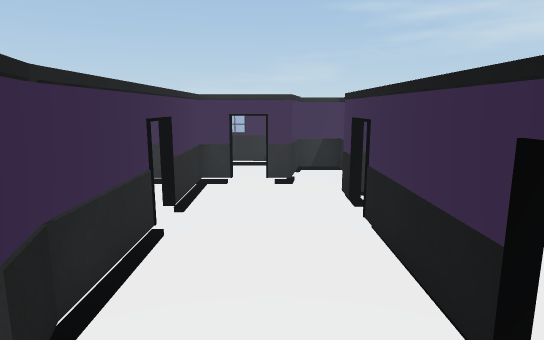
[1] (above)

21 first-person views from a walk through a 3-D level made in the Unity game engine. The camera is 1.3 m above the floor, tilts 10° down and sees 75° across. The floor is counted in squares, 0.47 m on a side. Each view is taken from the middle of a square. On the plan, view 1 faces up. The plan holds only what a view shows up to about 20 squares ahead; the rest is blank. The place goes on beyond the plan. The player character is not drawn. Surface patterns are stand-ins for the level's own textures.

[2]
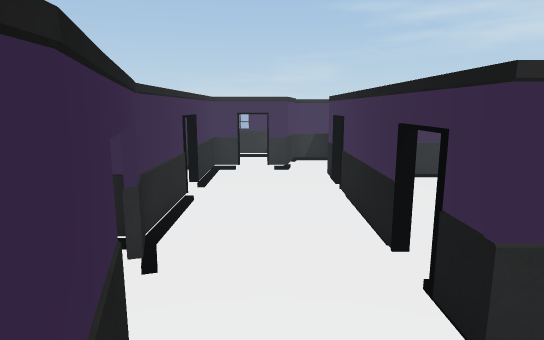

[3]
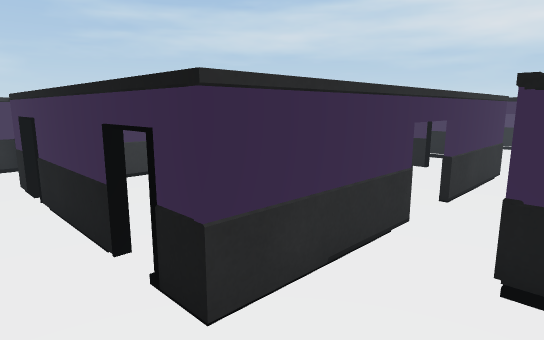

[4]
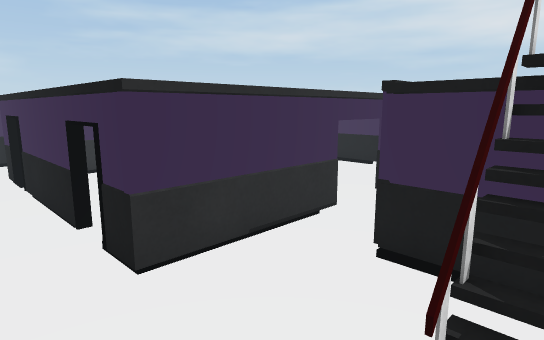

[5]
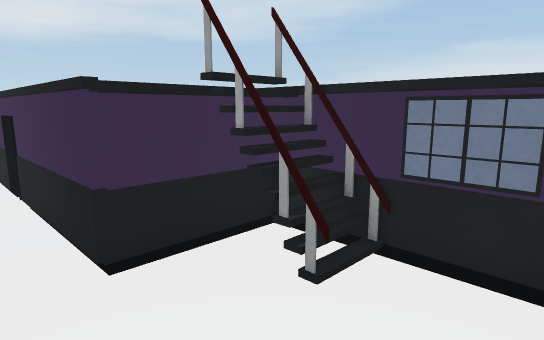

[6]
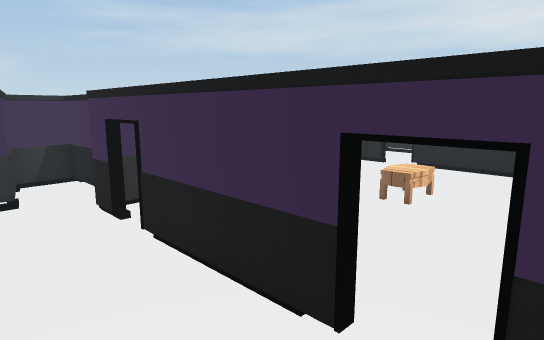

[7]
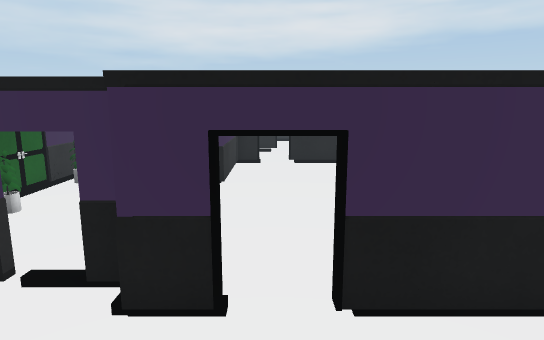

[8]
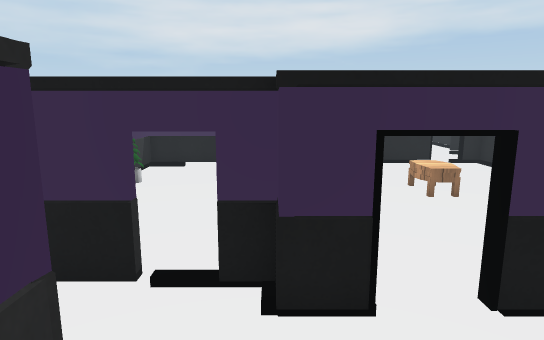

[9]
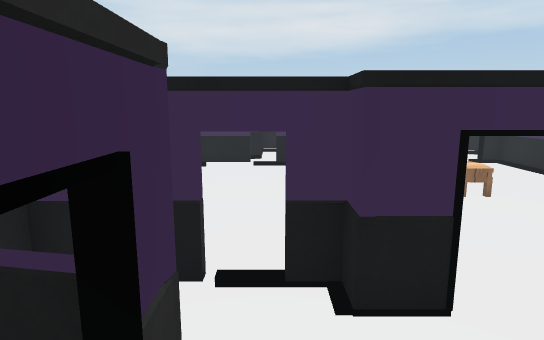

[10]
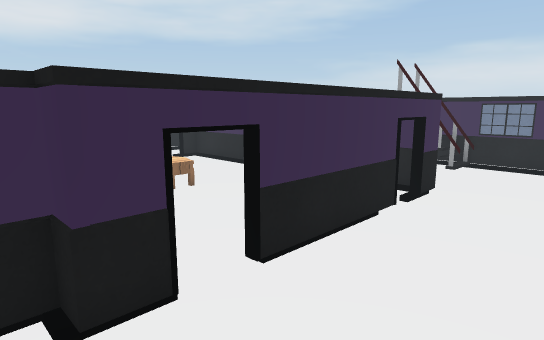

[11]
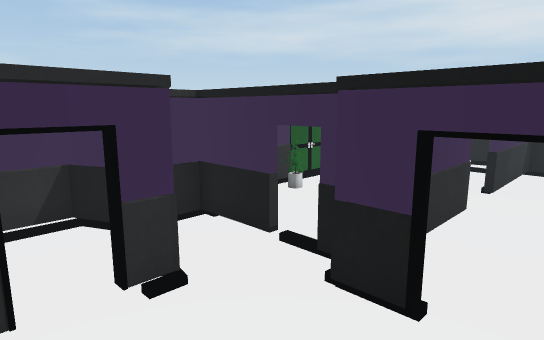

[12]
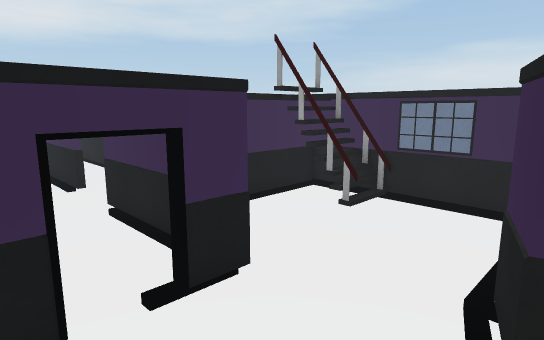

[13]
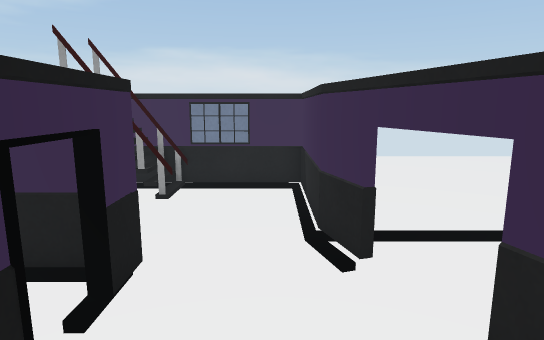

[14]
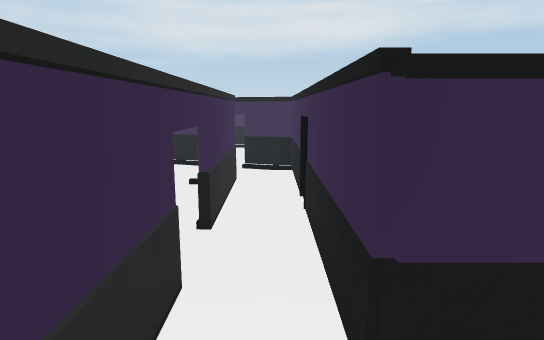

[15]
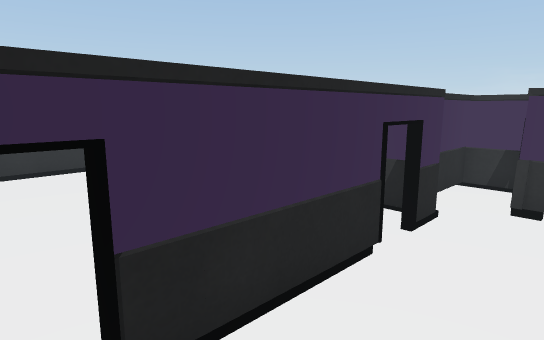

[16]
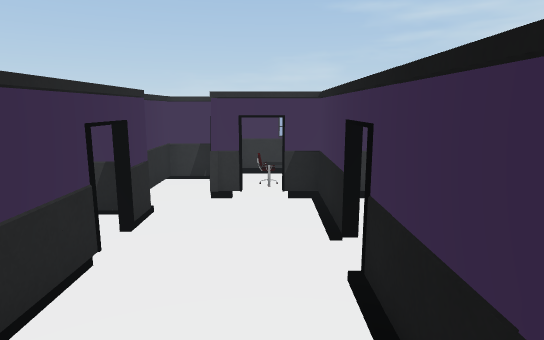

[17]
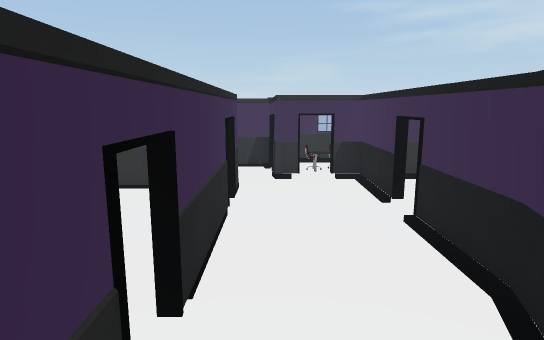

[18]
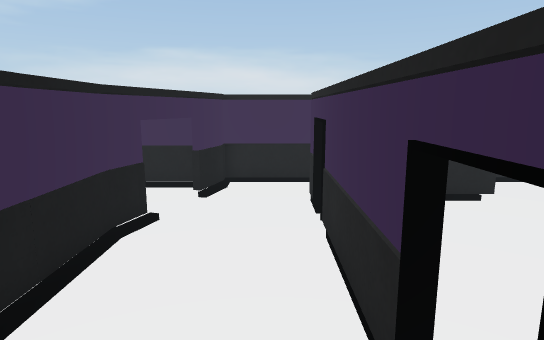

[19]
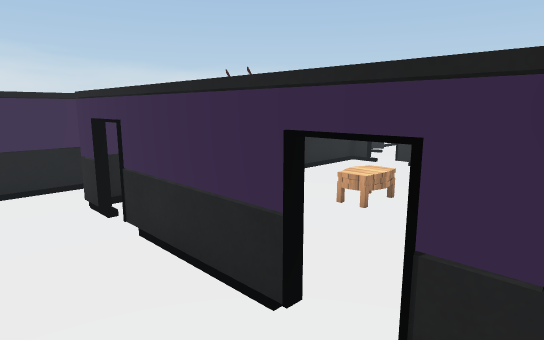

[20]
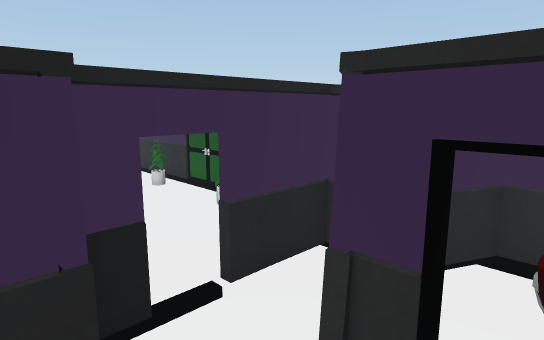

[21]
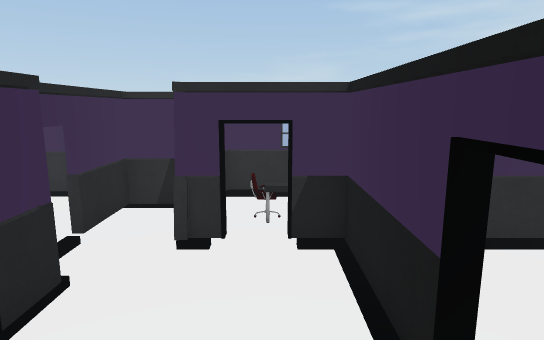

### Floor plan
Key: @ floor where view 1 was taken; # wall or solid block; x gap in a wall; . floor; / step, stairs or slope; = window, fence, low wall or low ledge; v drop or lower ground; T thing the floor can be seen under or through; O other object.
Columns run from 4 left of view 1 to 22 right of it. Each row starts with its distance up from view 1.
 17   ####  ############ ####
 16   ...### ..O...O...###...
 15   ...#.# ..........###.O
 14   ...=.#...........#.#=.O
 13  ###x#.x...........x..x####
 12 .#.....x...........x....##
 11 .#....###############...#
 10  #....x.............#...#
  9  x....#=...........=#...#
  8  #....x.............x...#
  7  #....#.............#...#
  6  #....#......OO.....#...#
  5  #....#.............#...#
  4  #....#.............#...##
  3  T....x.............x...#
  2  .T...#=...........=#...#
  1 ..T....##############..#..
  0 ...T@..##############..x..
 -1 ...#...................###
 -2 ...#......#######x######..
 -3 .. #......#
 -4 .. #...=OO#
 -5 .. #.../OO
 -6    #####vvv

Where each view was taken, in squares from view 1:
view 1: 0 up, 0 right, facing up
view 2: 3 down, 0 right, facing up
view 3: 3 down, 0 right, facing up-right
view 4: 5 down, 0 right, facing up-right
view 5: 0 up, 0 right, facing down-right
view 6: 1 up, 1 left, facing up-right
view 7: 9 up, 2 left, facing right
view 8: 11 up, 2 left, facing right
view 9: 12 up, 2 left, facing right
view 10: 12 up, 2 left, facing down-right
view 11: 8 up, 2 left, facing up-right
view 12: 4 up, 2 left, facing down-right
view 13: 6 up, 0 right, facing down
view 14: 1 down, 3 right, facing right
view 15: 2 up, 19 right, facing up-left
view 16: 2 up, 19 right, facing up
view 17: 1 down, 17 right, facing up
view 18: 11 up, 17 right, facing down
view 19: 11 up, 19 right, facing down-left
view 20: 10 up, 19 right, facing up-left
view 21: 6 up, 19 right, facing up
